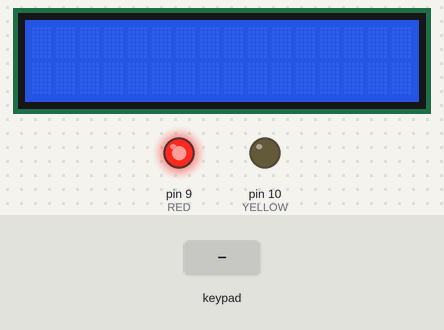
A sketch run on a simulated Arduino Uno, built with avr-gcc and run on an emulated ATmega328P. Parts: 16×2 character LCD, output pins drawn as LEDs (lit = HIGH). The test bench sets the inputs (shaded band).

Above: at 1.2 s.
1.3 s: keypad keys 1 2 3 4 # pressed 0.4 s apart
At 3.4 s:
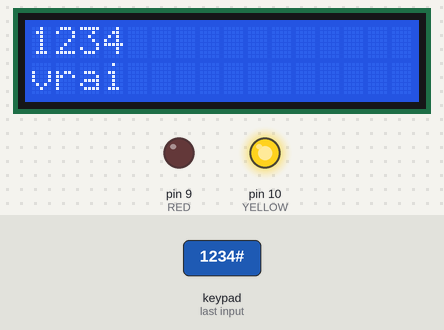
6.3 s: key '#' pressed
At 7.4 s:
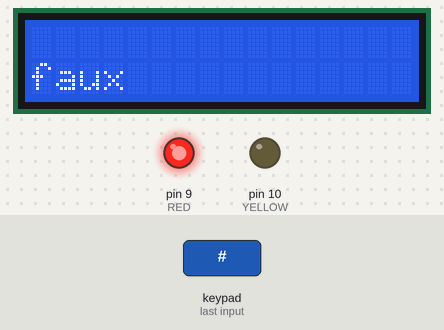
7.8 s: key '1' pressed
At 8.4 s:
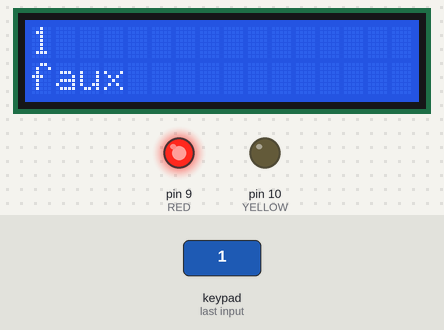
9.3 s: keypad keys 1 2 3 4 pressed 0.4 s apart
At 11.4 s:
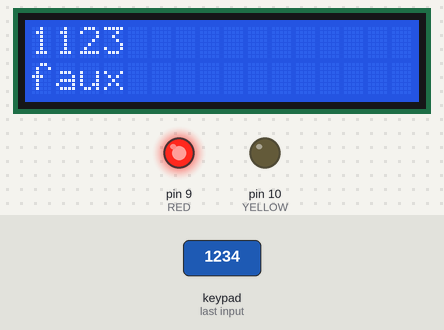
12.4 s: key '*' pressed
At 13.1 s:
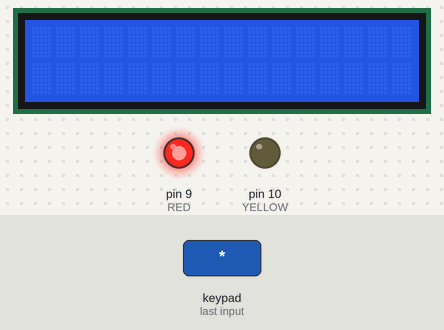
Timing chart, 0 to 14.9 s (numbered marks = the images above; inputs shaded):
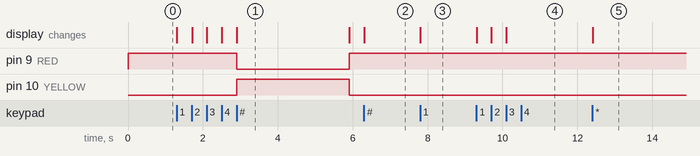

The sketch:

LcdWithKeyBord.ino
```cpp
#include <LiquidCrystal.h>
#include <Keypad.h>
#define  RED 9
#define  YELLOW 10
LiquidCrystal lcd(2, 3, 4, 5, 6, 7);
const byte ROWS = 4;
const byte COLS = 3;
char keys[ROWS][COLS] = {{'1', '2', '3'}, {'4', '5', '6'}, {'7', '8', '9'}, {'*', '0', '#'}};
byte rowPins[ROWS] = {A5, A4, A3, A2};
byte colPins[COLS] = {A1, A0, 8};
Keypad monclavier = Keypad(makeKeymap(keys), rowPins, colPins, ROWS, COLS);
char tabMaster [] = "1234";
char tabSlave [6];
byte i = 0;

void setup() {
  pinMode(RED, OUTPUT);
  pinMode(YELLOW, OUTPUT);
  digitalWrite(RED, HIGH);
  digitalWrite(YELLOW, LOW);

  lcd.begin(16, 2);
  lcd.clear();
}

void loop() {


  char key = monclavier.getKey();
  if (key != NO_KEY)
  {
    if (key != '#' && i < 4)
    {
      tabSlave[i] = key;
      lcd.setCursor(i, 0);
      lcd.print(tabSlave[i]) ;
      i++;
    }
    if (key == '*')
    {
      clearData();


    }
    if (key == '#')
    {
      lcd.setCursor(0, 1);
      if (strcmp(tabSlave, tabMaster) == 0)
      {
        lcd.print("vrai");
        digitalWrite(RED, LOW);
        digitalWrite(YELLOW, HIGH);
        delay(3000);
        clearData();

      }
      else
        lcd.print("faux");
    }
  }
}

void clearData()
{
   digitalWrite(RED, HIGH);
  digitalWrite(YELLOW, LOW);

  lcd.clear();
  while (i != 0)
  {
    tabSlave[i--] = 0;
  }

  return;
}
```

Measured:
- after the input at 1.3 s, pin 9 (RED): HIGH → LOW after 1.6 s, → HIGH 3.0 s later; pin 10 (YELLOW): LOW → HIGH after 1.6 s, → LOW 3.0 s later; the display: first changes at once (image 1 shows a later state)
- after the input at 6.3 s, the display: changes at once (image 2)
- after the input at 7.8 s, the display: changes at once (image 3)
- after the input at 9.3 s, the display: first changes at once (image 4 shows a later state)
- after the input at 12.4 s, the display: changes at once (image 5)
- what the display in image 1 shows lasts 3.0 s, from 2.9 s to 5.9 s
